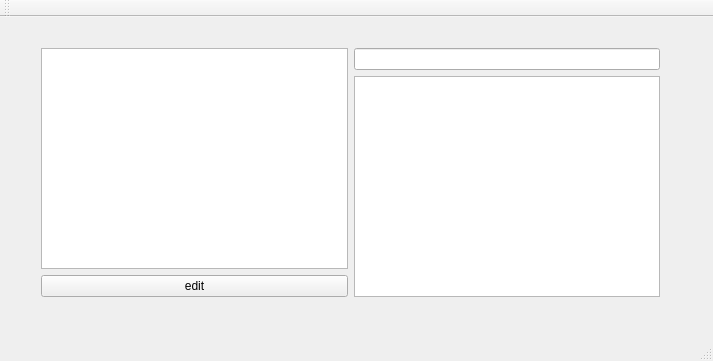
<?xml version="1.0" encoding="UTF-8"?>
<ui version="4.0">
 <class>bachelorClass</class>
 <widget class="QMainWindow" name="bachelorClass">
  <property name="geometry">
   <rect>
    <x>0</x>
    <y>0</y>
    <width>713</width>
    <height>361</height>
   </rect>
  </property>
  <property name="windowTitle">
   <string>bachelor</string>
  </property>
  <widget class="QWidget" name="centralWidget">
   <widget class="QWidget" name="">
    <property name="geometry">
     <rect>
      <x>30</x>
      <y>20</y>
      <width>641</width>
      <height>271</height>
     </rect>
    </property>
    <layout class="QHBoxLayout" name="horizontalLayout">
     <item>
      <layout class="QVBoxLayout" name="verticalLayout">
       <item>
        <widget class="QListWidget" name="listWidget"/>
       </item>
       <item>
        <widget class="QPushButton" name="pushButton">
         <property name="text">
          <string>edit</string>
         </property>
        </widget>
       </item>
      </layout>
     </item>
     <item>
      <layout class="QVBoxLayout" name="verticalLayout_2">
       <item>
        <widget class="QLineEdit" name="lineEdit"/>
       </item>
       <item>
        <widget class="QListWidget" name="listWidget_2"/>
       </item>
      </layout>
     </item>
    </layout>
   </widget>
  </widget>
  <widget class="QMenuBar" name="menuBar">
   <property name="geometry">
    <rect>
     <x>0</x>
     <y>0</y>
     <width>713</width>
     <height>22</height>
    </rect>
   </property>
  </widget>
  <widget class="QToolBar" name="mainToolBar">
   <attribute name="toolBarArea">
    <enum>TopToolBarArea</enum>
   </attribute>
   <attribute name="toolBarBreak">
    <bool>false</bool>
   </attribute>
  </widget>
  <widget class="QStatusBar" name="statusBar"/>
 </widget>
 <layoutdefault spacing="6" margin="11"/>
 <resources>
  <include location="bachelor.qrc"/>
 </resources>
 <connections>
  <connection>
   <sender>lineEdit</sender>
   <signal>textChanged(QString)</signal>
   <receiver>bachelorClass</receiver>
   <slot>search()</slot>
   <hints>
    <hint type="sourcelabel">
     <x>448</x>
     <y>321</y>
    </hint>
    <hint type="destinationlabel">
     <x>813</x>
     <y>339</y>
    </hint>
   </hints>
  </connection>
  <connection>
   <sender>listWidget_2</sender>
   <signal>itemClicked(QListWidgetItem*)</signal>
   <receiver>bachelorClass</receiver>
   <slot>addStudent()</slot>
   <hints>
    <hint type="sourcelabel">
     <x>622</x>
     <y>125</y>
    </hint>
    <hint type="destinationlabel">
     <x>846</x>
     <y>182</y>
    </hint>
   </hints>
  </connection>
  <connection>
   <sender>pushButton</sender>
   <signal>clicked()</signal>
   <receiver>bachelorClass</receiver>
   <slot>editStudentInfo()</slot>
   <hints>
    <hint type="sourcelabel">
     <x>87</x>
     <y>319</y>
    </hint>
    <hint type="destinationlabel">
     <x>696</x>
     <y>407</y>
    </hint>
   </hints>
  </connection>
 </connections>
 <slots>
  <slot>search()</slot>
  <slot>addStudent()</slot>
  <slot>editStudentInfo()</slot>
 </slots>
</ui>
